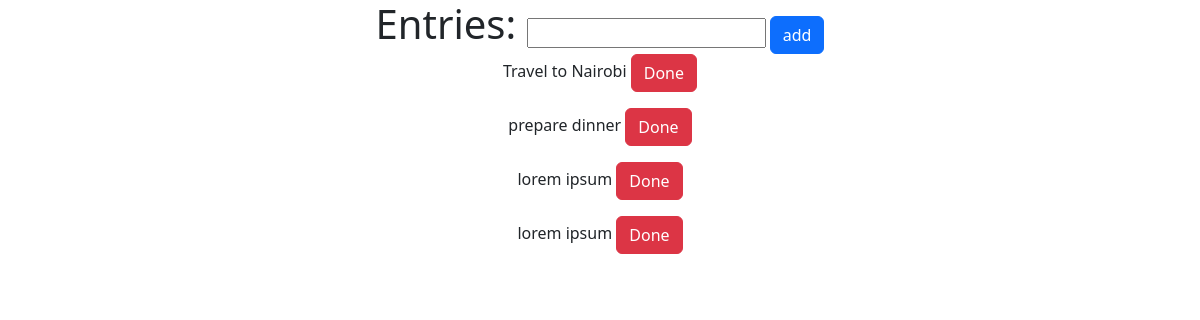
Before: /home/ (signed in) with the older database file.
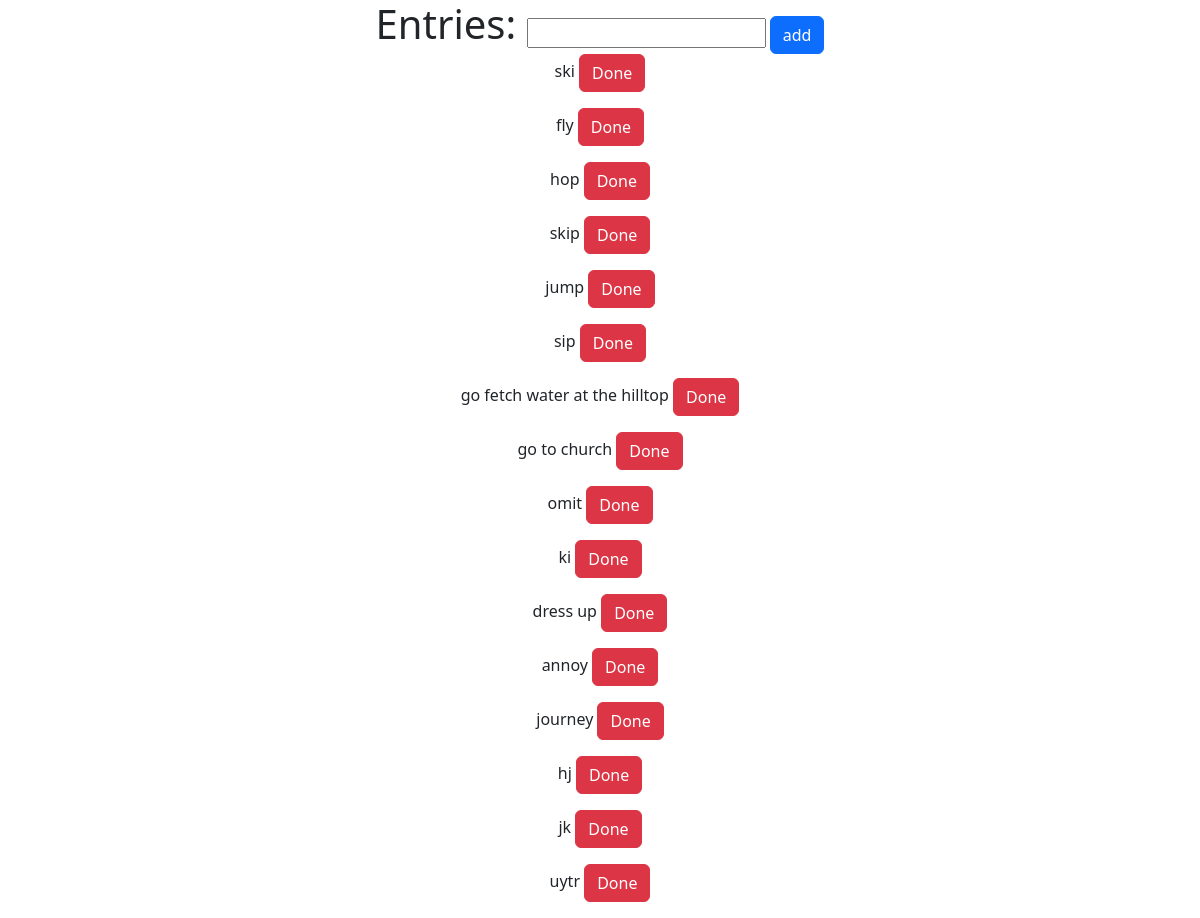
After: the same page with the newer database file.
### myapp/models.py (models this page shows)
class ToDoModel(models.Model):
    user = models.ForeignKey(User, on_delete=models.CASCADE)
    entry = models.CharField(max_length=100)

### myapp/views.py (the view)
# urls.py: 2. Add a URL to urlpatterns:  path('', views.home, name='home')
@login_required
def home(request):
    if request.method == 'POST':
        form = ToDoForm(request.POST)
        if form.is_valid():
            new_todo = form.save(commit=False)
            new_todo.user = request.user  # Associate the to-do with the logged-in user
            new_todo.save()
            return HttpResponse(status=201)
        else:
            raise Http404('Bad request')
    else:
        form = ToDoForm()
    todo_items = ToDoModel.objects.filter(user=request.user)
    return render(request, 'home.html', {"form": form, "todo_items": todo_items})

### myapp/forms.py
class ToDoForm(forms.ModelForm):
    class Meta:
        model = ToDoModel
        fields = ["entry"]

### myapp/templates/home.html (shortened to what this page needs)
<!DOCTYPE html>
<html lang="en">
<head>
    <link href="https://cdn.jsdelivr.net/npm/bootstrap@5.3.2/dist/css/bootstrap.min.css" rel="stylesheet">
</head>
<body class="vh-100">
    <div class="container">
        <div class="row">
            <div class="col-12 text-center">
                <h1 style="display: inline;">Entries: </h1>
                    <form method="post" class="form-group" style="display: inline;">
                        <span>{{form.entry}}</span>
                        <button type="submit" class="btn btn-primary">add</button>
                    </form>
            </div>
        </div>
        <div class = "row">
            <div class="col-12 text-center">
                <ul class = "list-unstyled">
                    {% for item in todo_items %}
                    <li class="mb-3">
                        {{ item.entry }}
                        <button class="btn btn-danger" onclick="removeEntry(this)">Done</button>
                    </li>
                    {% endfor %}
                </ul>
            </div>
        </div>
    </div>
    {% load static %}
</body>
</html>

Changed rows visible on the page:
removed ToDoModel: entry "Travel to Nairobi"
removed ToDoModel: entry "prepare dinner"
removed ToDoModel: entry "lorem ipsum"
removed ToDoModel: entry "lorem ipsum"
added ToDoModel: entry "ski"
added ToDoModel: entry "fly"
added ToDoModel: entry "hop"
added ToDoModel: entry "skip"
added ToDoModel: entry "jump"
added ToDoModel: entry "sip"
added ToDoModel: entry "go fetch water at the hilltop"
added ToDoModel: entry "go to church"
added ToDoModel: entry "omit"
added ToDoModel: entry "ki"
added ToDoModel: entry "dress up"
added ToDoModel: entry "annoy"
added ToDoModel: entry "journey"
added ToDoModel: entry "hj"
added ToDoModel: entry "jk"
added ToDoModel: entry "uytr"
